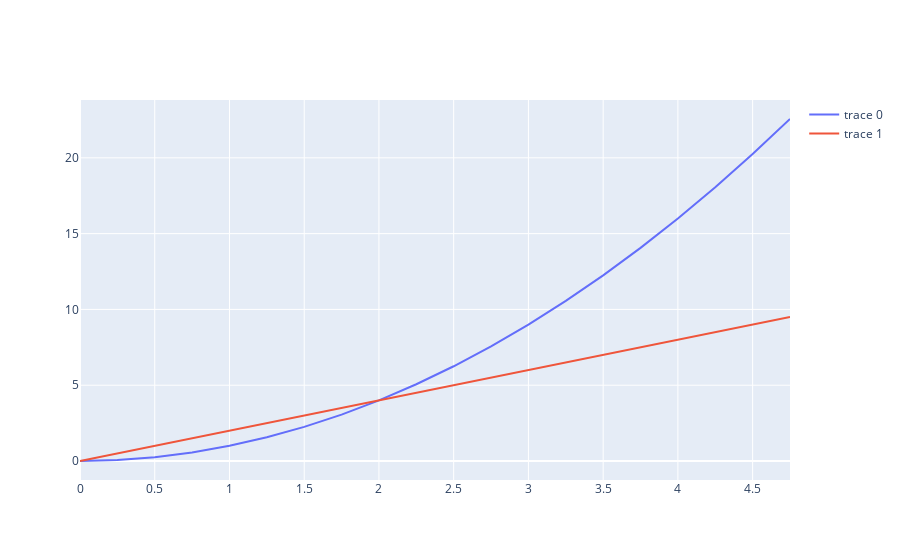

The notebook cell this image was saved under:
### Markdown cell above
## Разместим на графике:

### Code cell
fig = go.Figure() # фигура

# Добавляем первый график
fig.add_trace(go.Scatter( 
    x = X,
    y = f(X)
))

# Добавляем второй график
fig.add_trace(go.Scatter(
    x = X,
    y = x2(X)
))

fig.show()

### Figure 1 — Plotly figure (JSON) as saved in the notebook; plotly's stock layout.template omitted (floating-point values rounded to 4 significant figures)
{"data": [{"type": "scatter", "x": [0, 0.25, 0.5, 0.75, 1, 1.25, 1.5, 1.75, 2, 2.25, 2.5, 2.75, 3, 3.25, 3.5, 3.75, 4, 4.25, 4.5, 4.75], "y": [0, 0.0625, 0.25, 0.5625, 1, 1.562, 2.25, 3.062, 4, 5.062, 6.25, 7.562, 9, 10.56, 12.25, 14.06, 16, 18.06, 20.25, 22.56]}, {"type": "scatter", "x": [0, 0.25, 0.5, 0.75, 1, 1.25, 1.5, 1.75, 2, 2.25, 2.5, 2.75, 3, 3.25, 3.5, 3.75, 4, 4.25, 4.5, 4.75], "y": [0, 0.5, 1, 1.5, 2, 2.5, 3, 3.5, 4, 4.5, 5, 5.5, 6, 6.5, 7, 7.5, 8, 8.5, 9, 9.5]}], "layout": {}}
